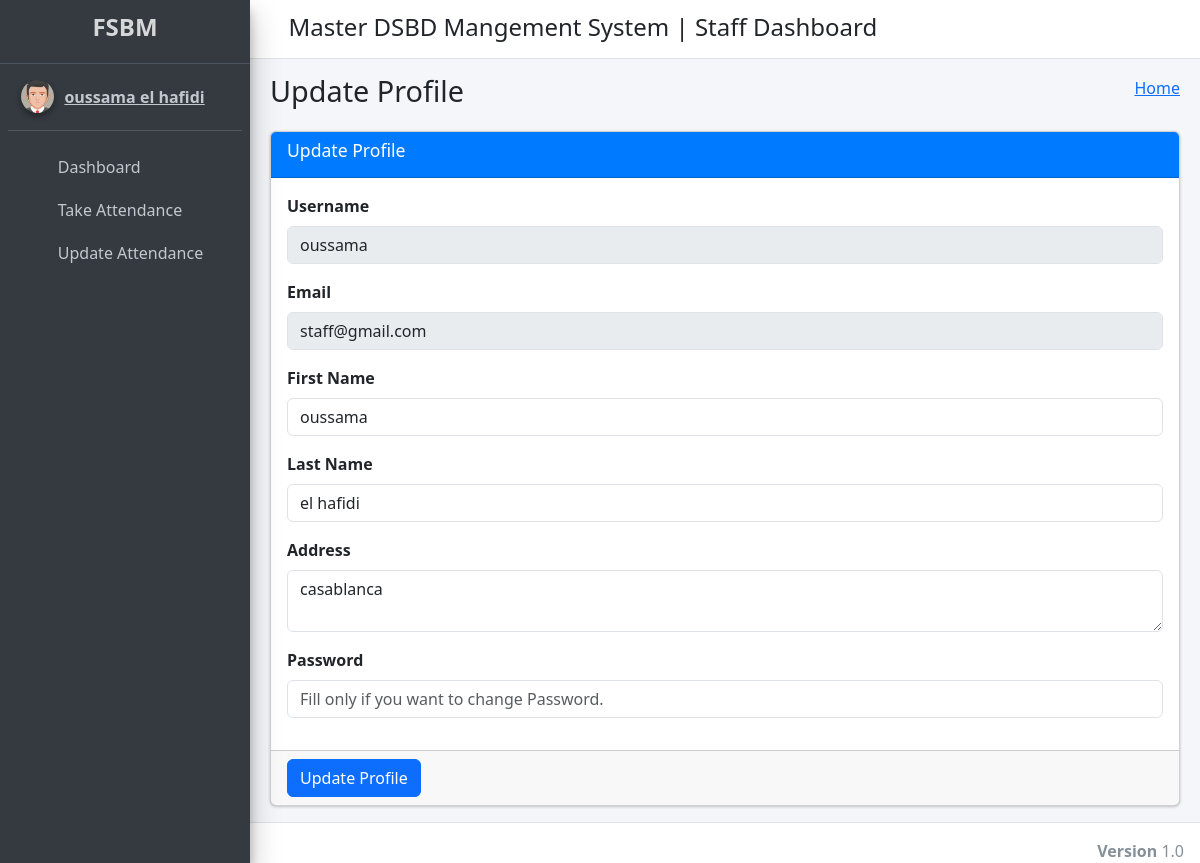
The app's page /staff_profile/ (signed in) with its own data.
### student_management_app/models.py (models this page shows)
class CustomUser(AbstractUser):
    user_type_data = ((1, "HOD"), (2, "Staff"), (3, "Student"))
    user_type = models.CharField(default=1, choices=user_type_data, max_length=10)

class Staffs(models.Model):
    id = models.AutoField(primary_key=True)
    admin = models.OneToOneField(CustomUser, on_delete = models.CASCADE)
    address = models.TextField()
    created_at = models.DateTimeField(auto_now_add=True)
    updated_at = models.DateTimeField(auto_now=True)
    objects = models.Manager()

### student_management_app/StaffViews.py (the view)
# urls.py: path('staff_profile/', StaffViews.staff_profile, name="staff_profile"),
def staff_profile(request):
    user = CustomUser.objects.get(id=request.user.id)
    staff = Staffs.objects.get(admin=user)
    context={
        "user": user,
        "staff": staff
    }
    return render(request, 'staff_template/staff_profile.html', context)

### student_management_app/templates/staff_template/staff_profile.html (shortened to what this page needs)
{% extends 'staff_template/base_template.html' %}
{% block page_title %}
    Update Profile
{% endblock page_title %}
{% block main_content %}
{% load static %}
<section class="content">
        <div class="container-fluid">
            <div class="row">
                <div class="col-md-12">
                    <div class="card card-primary">
                    <div class="card-header">
                        <h3 class="card-title">Update Profile</h3>
                    </div>
                    <form role="form" method="POST" action="{% url 'staff_profile_update' %}">
                        <div class="card-body">
                            <div class="form-group">
                                <label>Username </label>
                                <input type="text" class="form-control" name="username" value="{{ user.username }}" disabled="disabled">
                            </div>
                            <div class="form-group">
                                <label>Email </label>
                                <input type="text" class="form-control" name="email" value="{{ user.email }}" disabled="disabled">
                            </div>
                            <div class="form-group">
                                <label>First Name </label>
                                <input type="text" class="form-control" name="first_name" value="{{ user.first_name }}">
                            </div>
                            <div class="form-group">
                                <label>Last Name </label>
                                <input type="text" class="form-control" name="last_name" value="{{ user.last_name }}">
                            </div>
                            <div class="form-group">
                                <label>Address </label>
                                <textarea name="address" class="form-control" row="5">{{ staff.address }}</textarea>
                            </div>
                            <div class="form-group">
                                <label>Password </label>
                                <input type="text" class="form-control" name="password" placeholder="Fill only if you want to change Password.">
                            </div>
                        </div>
                        <div class="card-footer">
                        <button type="submit" class="btn btn-primary">Update Profile</button>
                        </div>
                    </form>
                    </div>
                </div>
            </div>
        </div>
      </section>
  {% endblock main_content %}

### student_management_app/templates/staff_template/sidebar_template.html (shortened to what this page needs)
{% load static %}
<aside class="main-sidebar sidebar-dark-primary elevation-4">
      <a href="{% url 'staff_home' %}" class="brand-link">
            <h4 class="text-center fw-bold">FSBM</h4>
      </a>
      <div class="sidebar">
        <div class="user-panel mt-3 pb-3 mb-3 d-flex">
          <div class="image">
            <img src="{% static 'dist/img/user2-160x160.jpg' %}" class="img-circle elevation-2" alt="User Image">
          </div>
          <div class="info">
            <a href="{% url 'staff_profile' %}" class="d-block"><span class="font-weight-bold">{{ user.first_name }} {{ user.last_name }}</span></a>
          </div>
        </div>
        <nav class="mt-2">
          <ul class="nav nav-pills nav-sidebar flex-column" data-widget="treeview" role="menu" data-accordion="false">
            <li class="nav-item">
              {% url 'staff_home' as staff_home %}
              <a href="{{ staff_home }}" class="nav-link {% if request.path == staff_home %} active {% endif %}">
                <i class="nav-icon fas fa-tachometer-alt"></i>
                <p>
                  Dashboard
                </p>
              </a>
            </li>
            <li class="nav-item">
              {% url 'staff_take_attendance' as staff_take_attendance %}
              <a href="{{ staff_take_attendance }}" class="nav-link {% if request.path == staff_take_attendance %} active {% endif %}">
                <i class="nav-icon fas fa-calendar-plus"></i>
                <p>
                  Take Attendance
                </p>
              </a>
            </li>
            <li class="nav-item">
              {% url 'staff_update_attendance' as staff_update_attendance %}
              <a href="{{ staff_update_attendance }}" class="nav-link {% if request.path == staff_update_attendance %} active {% endif %}">
                <i class="nav-icon fas fa-calendar-alt"></i>
                <p>
                  Update Attendance
                </p>
              </a>
            </li>
          </ul>
        </nav>
      </div>
    </aside>

### records on screen
CustomUser: first_name "oussama", last_name "el hafidi", username "oussama", email "staff@gmail.com"
Staffs: address "casablanca"
